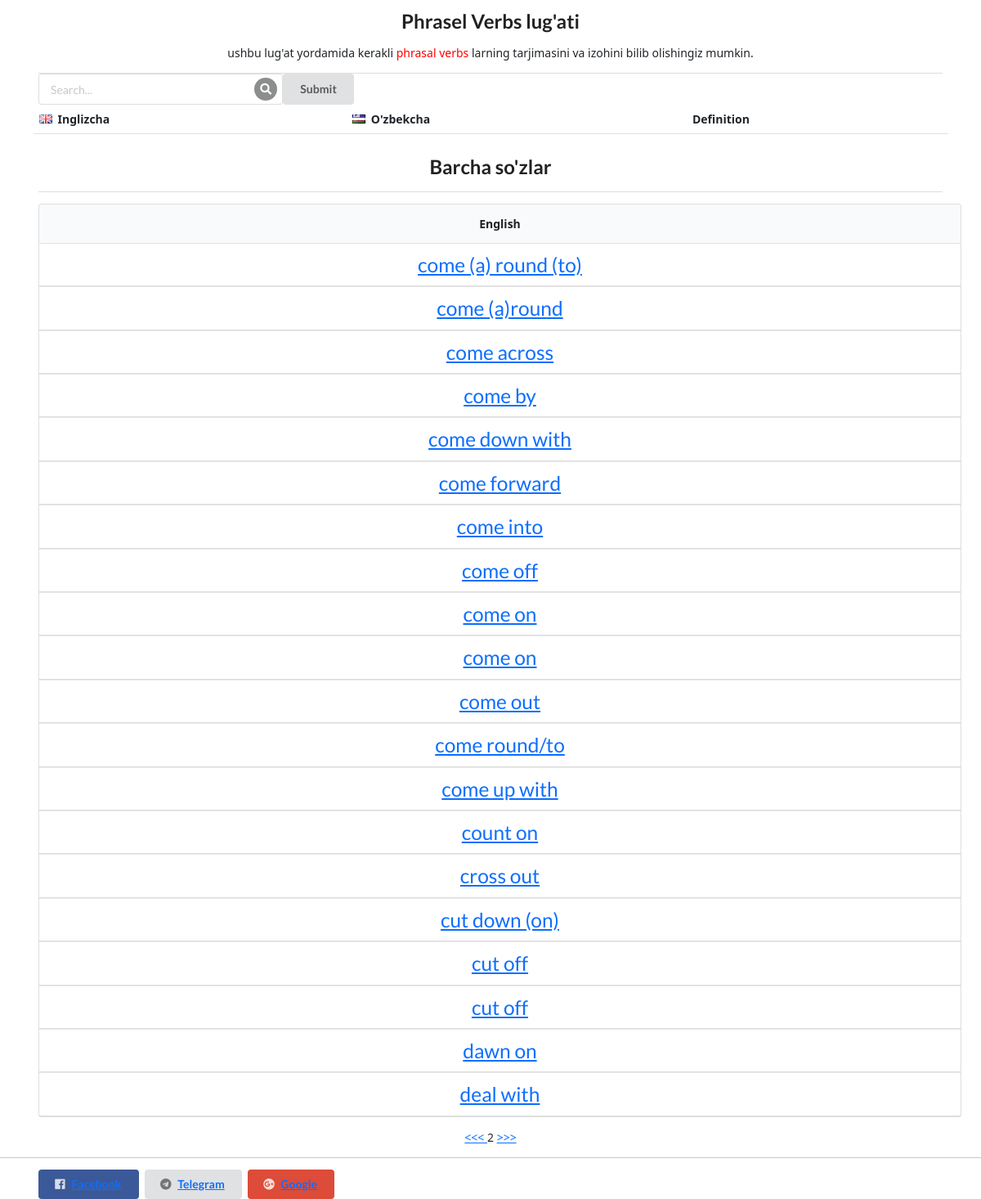
Screenshot of /?page=2 with the database file from the repository.
### english/models.py (models this page shows)
class EnglishPhrases(models.Model):
	english = models.CharField(max_length=200, null=True)
	uzbek = models.CharField(max_length=200, null=True)
	definition = models.CharField(max_length=200, null=True)
	example = models.TextField(max_length=300)
	def __str__(self):
		return self.english

### english/views.py (the view)
# urls.py: path('', homepage, name='home'),
def homepage(request):
    words = EnglishPhrases.objects.order_by('english')
    soz = request.GET.get('q', '')
    if soz and soz!='':
        tarjima = EnglishPhrases.objects.filter(english__contains=soz)[:3]
    else:
        tarjima = None
    p = Paginator(words, 20)
    page_number = request.GET.get('page')
    try:
        page_obj = p.get_page(page_number)  # returns the desired page object
    except PageNotAnInteger:
        page_obj = p.page(1)
    except EmptyPage:
        page_obj = p.page(p.num_pages)
    context = {'page_obj': page_obj, 'q':soz, 'tarjima':tarjima}
    return render(request, 'homepage.html', context)

### english/templates/homepage.html (shortened to what this page needs)
<!DOCTYPE html>
{% load static %}
<html lang="en">
<head>
	<link rel="stylesheet" href="{% static 'semantic/semantic.min.css' %}">
  <link href="https://cdn.jsdelivr.net/npm/bootstrap@5.1.3/dist/css/bootstrap.min.css" rel="stylesheet">
</head>
<body>
<section>
<div class="ui container">
  <div class="ui sizer vertical segment">
    <div class="ui large header ui center aligned container">Phrasel Verbs lug'ati</div>
      <p class="ui center aligned container">ushbu lug'at yordamida kerakli <span style="color:red;">phrasal verbs</span> larning tarjimasini va izohini bilib olishingiz mumkin. </p>
  </div>
<form class="ui form" method="GET">
  <div class="ui icon input ">
    <input name="q" value="{{q}}" type="text" placeholder="Search...">
    <i class="inverted circular search link icon"></i>
    <button class="ui button" type="submit">Submit</button>
  </div>
</form>
</div>
 <div class="container">
        <div class="row">
            <div class="table-responsive">
                <table class="table">
                    <thead >
                        <tr>
                            <th><i class="uk flag"></i>Inglizcha</th>
                            <th><i class="uz flag"></i>O'zbekcha</th>
                            <th>Definition</th>
                        </tr>
                    </thead>
                </table>
            </div>
        </div>
    </div>
<div class="ui container">
 <div class="ui sizer vertical segment">
    <div class="ui large header ui center aligned container">Barcha so'zlar</div>
</div>
  <table class="ui celled table">
  <thead>
    <tr>
     <th class="ui center aligned container">English</th>
    </tr>
  </thead>
  <tbody>
    {% for post in page_obj.object_list %}
    <tr>
      <td data-label="English class" class="ui center aligned container">
      	<a href="{% url 'words' post.id %}"><h3>{{post}}</h3></a>
      </td>
    </tr>
     {% endfor %}
  </tbody>
</table>
 <center>
        {%if page_obj.has_previous %}
            <a href="?page={{page_obj.previous_page_number}}"> <<< </a>
        {% endif %}
        <span>{{page_obj.number}}</span>
        {%if page_obj.has_next %}
            <a href="?page={{page_obj.next_page_number}}"> >>> </a>
        {% endif %}
    </center>
</div>
<hr>
<div class="ui container">
  <button class="ui facebook button">
    <i class="facebook icon"></i><a href="https://facebook.com/begbotov_shokir">Facebook</a>
  </button>
  <button class="ui telegram button">
    <i class="telegram icon"></i><a href="https://t.me/begbotov_shokir">Telegram</a>
  </button>
  <button class="ui google plus button">
    <i class="google plus icon"></i><a href="https://begbotovshake@gmail.com">Google</a>
  </button>
</div>
</section>
</body>
</html>

### rows the page displays
EnglishPhrases: english "come (a) round (to)"
EnglishPhrases: english "come (a)round"
EnglishPhrases: english "come across"
EnglishPhrases: english "come by"
EnglishPhrases: english "come down with"
EnglishPhrases: english "come forward"
EnglishPhrases: english "come into"
EnglishPhrases: english "come off"
EnglishPhrases: english "come on"
EnglishPhrases: english "come on"
EnglishPhrases: english "come out"
EnglishPhrases: english "come round/to"
EnglishPhrases: english "come up with"
EnglishPhrases: english "count on"
EnglishPhrases: english "cross out"
EnglishPhrases: english "cut down (on)"
EnglishPhrases: english "cut off"
EnglishPhrases: english "cut off"
EnglishPhrases: english "dawn on"
EnglishPhrases: english "deal with"

### other values shown
{{ page_obj.number }} "2"
